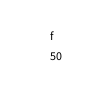
Frame 1 (no input)
Frame 60 (the mouse pressed at the canvas centre just before this capture): identical to frame 1, image omitted
Frame 120 (the mouse held since frame 60 and released just before this capture): identical to frame 1, image omitted

The Processing sketch that drew this single still picture (run headless with seeded random() and noise(); from frame 60 on, the mouse is pressed at the canvas centre):

// Processing sketch: grades
// ── grades.pde
void setup(){
  size(100,100);
  frameRate(10);
}
int score=50;
void draw(){
  background(255);
  if (keyPressed) {
    if (key == '1' ) {
score=score+1;
    }}
    if (keyPressed) {
    if (key == '2' ) {
score=score+2;
    }}
  if (keyPressed) {
    if (key == '3' ) {
score=score+3;
    }}
    if (keyPressed) {
    if (key == '4' ) {
score=score+4;
    }}
    if (keyPressed) {
    if (key == '5' ) {
score=score+5;
    }}
    if (keyPressed) {
    if (key == '6' ) {
score=score+6;
    }}
    if (keyPressed) {
    if (key == '7' ) {
score=score+7;
    }}
    if (keyPressed) {
    if (key == '8' ) {
score=score+8;
    }}
    if (keyPressed) {
    if (key == '9' ) {
score=score+9;
    }}
    if (keyPressed) {
    if (key == '0' ) {
score=score+10;
    }}
    if (keyPressed) {
    if (key == '!' ) {
score=score-1;
    }}
    if (keyPressed) {
    if (key == '@' ) {
score=score-2;
    }}
  if (keyPressed) {
    if (key == '#' ) {
score=score-3;
    }}
    if (keyPressed) {
    if (key == '$' ) {
score=score-4;
    }}
    if (keyPressed) {
    if (key == '%' ) {
score=score-5;
    }}
    if (keyPressed) {
    if (key == '^' ) {
score=score-6;
    }}
    if (keyPressed) {
    if (key == '&' ) {
score=score-7;
    }}
    if (keyPressed) {
    if (key == '8' ) {
score=score-8;
    }}
    if (keyPressed) {
    if (key == '(' ) {
score=score-9;
    }}
    if (keyPressed) {
    if (key == ')' ) {
score=score-10;
    }}
     if (keyPressed) {
    if (key == 'a' ) {
score=95;
    }}
     if (keyPressed) {
    if (key == 'b' ) {
score=85;
    }}
     if (keyPressed) {
    if (key == 'c' ) {
score=75;
    }}
     if (keyPressed) {
    if (key == 'd' ) {
score=65;
    }}
     if (keyPressed) {
    if (key == 'f' ) {
score=-7000;
    }}
    fill(0);
    if (score>=90){
      text('a',50,40);}
       else if (score>=80){
      text('b',50,40);}
     else  if (score>=70){
      text('c',50,40);}
     else  if (score>=60){
      text('d',50,40);}
      else if (score<60){
      text('f',50,40);}
      text(score,50,60);
}
